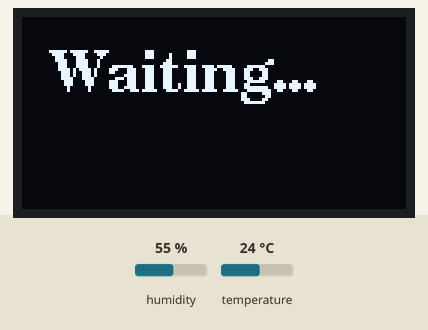
Recording of a sketch running on a simulated Arduino Uno, built with avr-gcc and run on an emulated ATmega328P. On the bench: 128×64 one-colour display. The inputs (shaded band) are chosen by the test bench; at power-on: humidity 55 %, temperature 24 °C.

Above: at 0.1 s.

Measured:
- what the display in image 0 shows lasts 2.3 s, from 0.1 s to 2.4 s

The sketch:

Humidity_To_Oled_ER.ino
```cpp
#include <dht_nonblocking.h>
#define DHT_SENSOR_TYPE DHT_TYPE_11 //Kinda acts like a variable, basically replacing any thing with said keyword with its assigned variable
#include <Arduino.h>
#include <U8g2lib.h>
#include <SPI.h>
#include <Wire.h>

static const int DHT_SENSOR_PIN = 2;
DHT_nonblocking dht_sensor( DHT_SENSOR_PIN, DHT_SENSOR_TYPE ); //Object being created that used said keyword

U8G2_SH1106_128X64_NONAME_F_HW_I2C u8g2(U8G2_R0, /* reset=*/ U8X8_PIN_NONE); //Got from u8g2 documentation


void setup() {
  Serial.begin( 9600);
  u8g2.begin();  // <-- Needed to initialize the OLED
}


static bool measure_environment( float *temperature, float *humidity ) //Function which collects humidity and temperature when called
{
  static unsigned long measurement_timestamp = millis( );

  /* Measure once every four seconds. */
  if( millis( ) - measurement_timestamp > 2000ul )
  {
    if( dht_sensor.measure( temperature, humidity ) == true )
    {
      measurement_timestamp = millis( );
      return( true );
    }
  }

  return( false );
}

void loop(void) {
  // put your main code here, to run repeatedly:
  float temperature;
  float humidity;

  /* Measure temperature and humidity.  If the functions returns
     true, then a measurement is available. */

  u8g2.firstPage();
    do {
      u8g2.setFont(u8g2_font_ncenB14_tr);
      u8g2.drawStr(10, 25, "Waiting...");
    } while (u8g2.nextPage());

  if( measure_environment( &temperature, &humidity ) == true )
  {

    //Combines messages Since drawstr can use only one variable
    char TemperatureMsg[32];  // allocate enough space for your message
    char HumidityMsg[32];  // allocate enough space for your message

    sprintf(TemperatureMsg, "Temp: %.1f C", temperature);  // format string + variable. Weird Expression is how variable is expressed (%.1f = one decimal place) (%% = prints a literal percent sign)
    sprintf(HumidityMsg, "Humidity:  %.1f %% ", humidity);  // format string + variable


    u8g2.firstPage();
      do
      {
        u8g2.setFont(u8g2_font_ncenB14_tr);
        u8g2.drawStr(10,25,TemperatureMsg); //draw string fucntion, x, y, str,
        u8g2.drawStr(10,50,HumidityMsg); //draw string fucntion, x, y, str,


      }while ( u8g2.nextPage() ); //use do while program to refresh screen basically do this then check while is true. like do the shopping, while it is below 5 pm
  }

}
```
